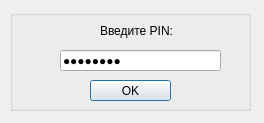
<?xml version="1.0" encoding="UTF-8"?>
<ui version="4.0">
 <class>Authorization_wnd</class>
 <widget class="QDialog" name="Authorization_wnd">
  <property name="geometry">
   <rect>
    <x>0</x>
    <y>0</y>
    <width>264</width>
    <height>123</height>
   </rect>
  </property>
  <property name="minimumSize">
   <size>
    <width>264</width>
    <height>123</height>
   </size>
  </property>
  <property name="maximumSize">
   <size>
    <width>264</width>
    <height>123</height>
   </size>
  </property>
  <property name="windowTitle">
   <string>Аутентификация</string>
  </property>
  <property name="modal">
   <bool>true</bool>
  </property>
  <widget class="QGroupBox" name="Edit_PIN_Box">
   <property name="geometry">
    <rect>
     <x>10</x>
     <y>10</y>
     <width>241</width>
     <height>101</height>
    </rect>
   </property>
   <property name="title">
    <string/>
   </property>
   <widget class="QPushButton" name="Enter_PIN_button">
    <property name="geometry">
     <rect>
      <x>80</x>
      <y>70</y>
      <width>81</width>
      <height>21</height>
     </rect>
    </property>
    <property name="text">
     <string>OK</string>
    </property>
   </widget>
   <widget class="QLineEdit" name="Enter_PIN_Editor">
    <property name="geometry">
     <rect>
      <x>50</x>
      <y>40</y>
      <width>161</width>
      <height>21</height>
     </rect>
    </property>
    <property name="inputMask">
     <string/>
    </property>
    <property name="text">
     <string>12345678</string>
    </property>
    <property name="echoMode">
     <enum>QLineEdit::Password</enum>
    </property>
   </widget>
   <widget class="QLabel" name="Enter_PIN_label">
    <property name="geometry">
     <rect>
      <x>90</x>
      <y>10</y>
      <width>91</width>
      <height>21</height>
     </rect>
    </property>
    <property name="font">
     <font>
      <family>Nirmala UI</family>
      <pointsize>9</pointsize>
     </font>
    </property>
    <property name="text">
     <string>Введите PIN:</string>
    </property>
   </widget>
  </widget>
 </widget>
 <resources/>
 <connections/>
</ui>
